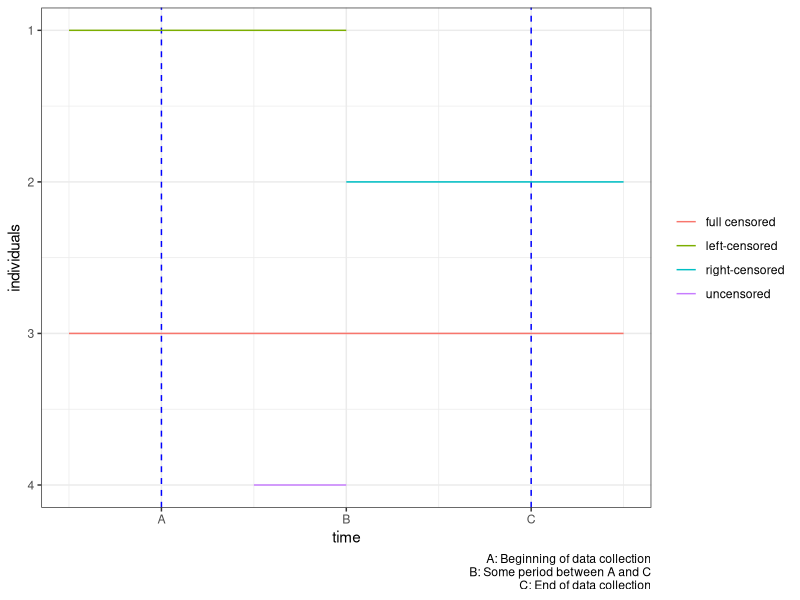
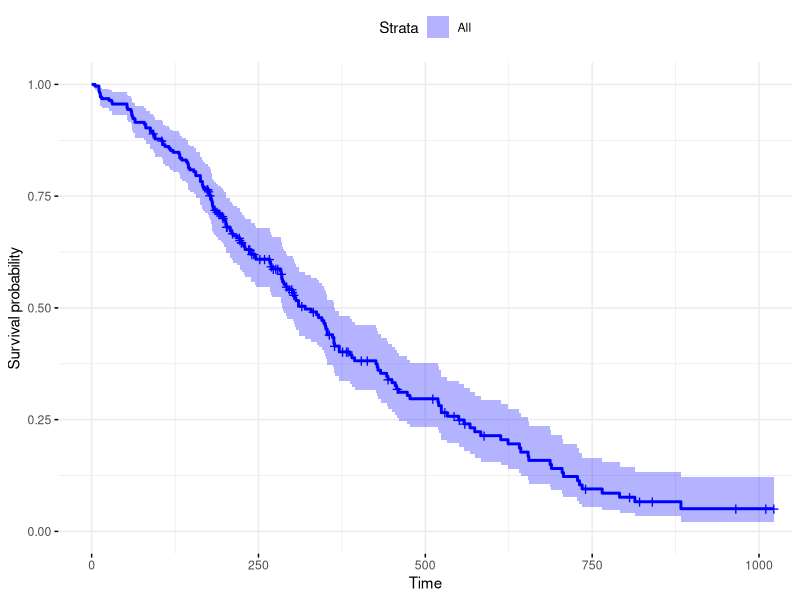
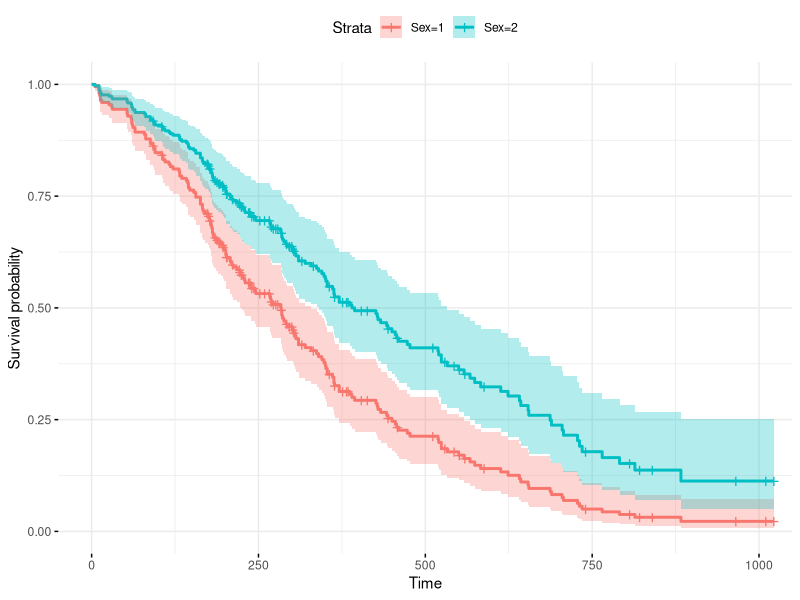

Recreate these plots in R, in order.
## ---- chunk 1
#| echo: false
library(tidyverse)
data <- tibble(point = c(0.5,2, 2, 3.5,  0.5, 3.5,  1.5, 2),
               group = c('left-censored', 'left-censored','right-censored', 'right-censored', 'full censored','full censored', 'uncensored','uncensored'),
               y = c(4,4,3,3,2,2,1,1))
ggplot(data) +
  geom_vline(aes(xintercept = 3), linetype = 'dashed', color  ='blue') +
  geom_vline(aes(xintercept = 1), linetype = 'dashed', color  ='blue') +
  geom_line(aes(point,y, group = group, color = group)) +
  scale_x_continuous(breaks = c(1,2,3), labels = c('A', 'B', 'C'), name = 'time') +
  scale_y_continuous(name = 'individuals', labels = c('4', '3', '2', '1')) +
  scale_color_discrete(name = NULL) +
  labs(caption = 'A: Beginning of data collection\n B: Some period between A and C\n C: End of data collection') +
  theme_bw()

## ---- chunk 2
#| output: false
#| echo: true
library(tidyverse)
library(survival)      # for survival analysis
library(survminer)     # for visualization of the analysis
## ---- chunk 3
data('lung')
head(lung)
## ---- chunk 4
res.cox <- coxph(Surv(time, status) ~ sex, data = lung)
summary(res.cox)
## ---- chunk 5
res.cox <- coxph(Surv(time, status) ~ age + sex + ph.ecog, data =  lung)
summary(res.cox)
## ---- chunk 6
base_hazard <- basehaz(res.cox)
head(base_hazard)
## ---- chunk 7
#| fig-width: 8
#| fig-height: 6
#| fig-align: "center"
ggsurvplot(survfit(res.cox), data = lung, color = 'blue', ggtheme = theme_minimal())
## ---- chunk 8
#| fig-width: 12
#| fig-height: 9
#| fig-align: "center"
# Create the new data  
sex_df <- with(lung,
               data.frame(sex = c(1, 2), 
                          age = rep(mean(age, na.rm = TRUE), 2),
                          ph.ecog = c(1, 1)
                          )
               )
# Survival curves
fit <- survfit(res.cox, data = lung, newdata = sex_df)

ggsurvplot(fit, conf.int = TRUE, legend.labs=c("Sex=1", "Sex=2"),
           ggtheme = theme_minimal())


